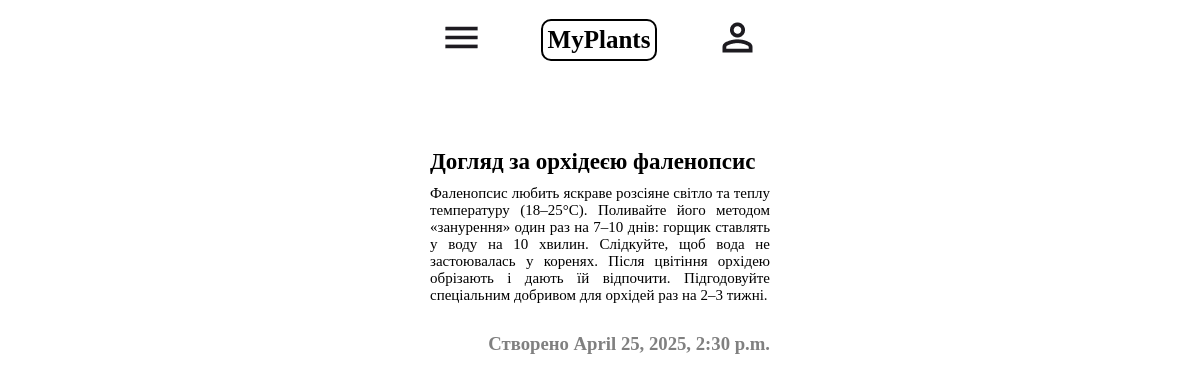
Screenshot of /article/2/ (signed in) with the database file from the repository.
### app/models.py (models this page shows, shortened)
class Article(models.Model):
    title = models.CharField(max_length=200)
    content = models.TextField()
    created_at = models.DateTimeField(auto_now_add=True)

### app/views.py (the view)
# urls.py: path('article/<int:article_id>/', views.article, name='article'),
def article(request, article_id):
    article = Article.objects.get(id=article_id)
    title = article.title
    content = article.content
    created_at = article.created_at
    return render(request, 'app/article.html', {'article_id': article_id, "title": title, "content": content, "created_at": created_at})

### app/templates/app/article.html (shortened to what this page needs)
{% load static %}
<!DOCTYPE html>
<html lang="en">
<head>
    <link rel="stylesheet" href="{% static 'css/styles.css' %}">
</head>
<body>
    <header>
        <div id="menu"><img src="{% static 'images/menu.png' %}" alt=""></div>
        <a href="{% url 'index' %}" class="header-title">MyPlants</a>
        {% if user.is_authenticated %}
            <a href="{% url 'profile' %}" class="person"><img src="{% static 'images/person.png' %}" alt=""></a>
        {% else %}
            <a href="{% url 'login' %}" class="login-button">Login</a>
        {% endif %}
    </header>
    <main class="article-page-main">
        <h1 class="main-title">{{ title }}</h1>
        <p>{{ content }}</p>
        <h3>Створено {{ created_at }}</h3>
    </main>
</body>
</html>

### app/static/css/styles.css (style rules this page uses)
* { box-sizing: border-box; }
html, body { height: 100%; min-height: 100vh; max-height: 100vh; }
body { margin: 0; padding: 0; height: 100%; min-height: 900px; display: flex; flex-direction: column; align-items: center; }
body > * { width: 340px; }
header { display: flex; justify-content: space-between; align-items: center; color: black; background-color: white; text-align: center; padding: 15px 10px 35px 10px; }
#menu { cursor: pointer; }
.header-title { font-size: 25px; font-weight: bold; text-decoration: none; color: black; border: 2px solid black; border-radius: 10px; padding: 5px; }
main { display: flex; flex-direction: column; justify-content: center; align-items: center; }
main h1 { font-size: 25px; align-self: flex-start; margin: 0 0 10px 0; }
.article-page-main { display: flex; flex-direction: column; justify-content: center; align-items: center; padding-top : 50px; }
.article-page-main h1 { margin: 0 0 10px 0; font-size: 23px; }
.article-page-main p { font-size: 15px; text-align: justify; margin: 0 0 10px 0; }
.article-page-main h3 { align-self: flex-end; color: grey; }

### rows the page displays
Article: title "Догляд за орхідеєю фаленопсис", content "Фаленопсис любить яскраве розсіяне світло та теплу температуру (18–25°C). Поливайте його методом «занурення» один раз на 7–10 днів: горщик ставлять у воду на 10 хвилин. Слідкуйте, щоб вода не застоювалась у коренях. Після цвітіння орхідею обрізають і дають їй відпочити. Підгодовуйте спеціальним добривом для орхідей раз на 2–3 тижні.", created_at "April 25, 2025, 2:30 p.m."
